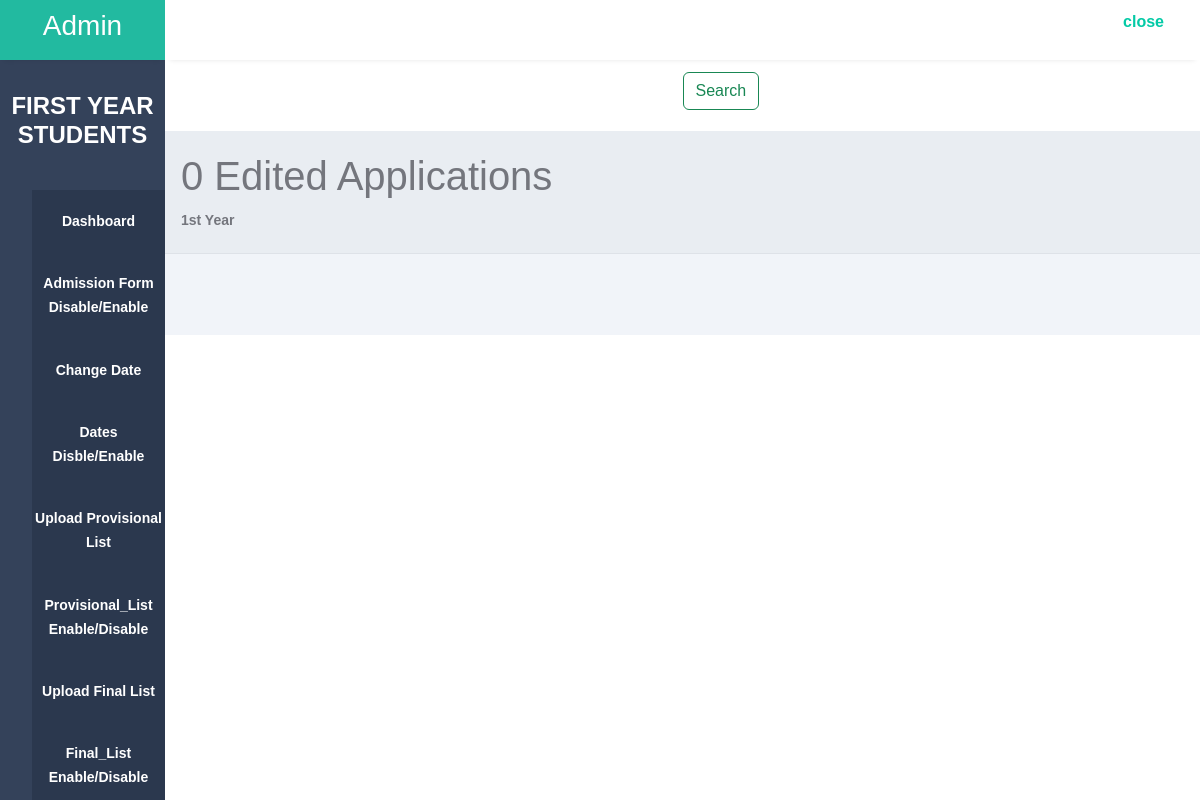
/1stYear_Report/editedapplications/, run on an earlier commit of the app's database.
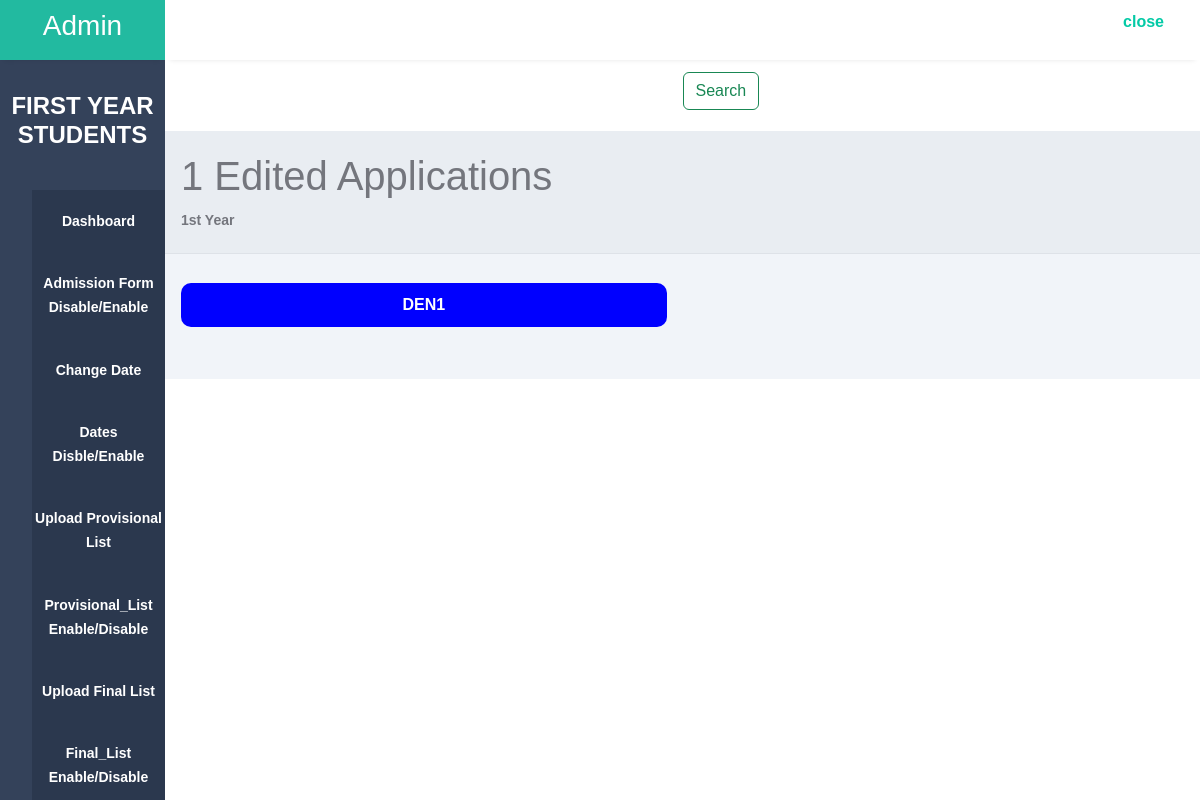
And on a later commit of the database.
### Hostel_Admission/models.py (models this page shows)
class HostelData1(models.Model):
    id = models.AutoField(primary_key=True)
    fno = models.CharField(max_length=255)
    name = models.CharField(max_length=100)
    DOB = models.DateField()
    cast = models.CharField(max_length=10)
    nationality = models.CharField(max_length=10)
    BGroup = models.CharField(max_length=4)
    phone1 = models.IntegerField()
    Address1 = models.CharField(max_length=50)
    Email = models.EmailField(max_length=30)
    Branch = models.CharField(max_length=40)
    mark1 = models.FloatField(default=0)
    outoff1 = models.FloatField(default=0)
    mark2 = models.FloatField(default=0)
    outoff2 = models.FloatField(default=0)
    percentage = models.FloatField()
    Father_name = models.CharField(max_length=100)
    phone2 = models.IntegerField()
    Address2 = models.CharField(max_length=50)
    occupation = models.CharField(max_length=50)
    Enroll = models.CharField(max_length=15)
    Year = models.CharField(max_length=7,default="First")
    SPhoto = models.FileField(upload_to='3signatures/student/',default='file.jpg')
    student_signature = models.FileField(upload_to='signatures/student/',default='file.jpg')
    father_signature = models.FileField(upload_to='signatures/father/',default='file.jpg')
    marksheet1 = models.FileField(upload_to='marksheet/', default='file.pdf')
    Domacile = models.FileField(upload_to='Domacile/', default='file.pdf')
    Allotment = models.FileField(upload_to='Allotment/', default='file.pdf')
    Addmission = models.FileField(upload_to='Addmission/', default='file.pdf')
    Registration  = models.FileField(upload_to='Registration/', default='file.pdf')
    ncl = models.FileField(upload_to='ncl/', default='NA')
    castecert = models.FileField(upload_to='3castecert/',default='NA')
    remark = models.CharField(max_length=200, default='NA')
    status = models.CharField(max_length=200,default='not_verified')
    payment_ss = models.FileField(upload_to='payment/', default='NA')
    trans_id = models.CharField(max_length=255,default=0)
    Backlog = models.CharField(max_length=3,default='NO')

### Hostel_Admission/views.py (the view)
# urls.py: path('1stYear_Report/editedapplications/',views.edited,name="editedapplications"),
def edited(request):
    data = HostelData1.objects.all()
    edited = data.filter(status="edited")
    return render(request, 'Admin_OP/reports/year1applications/edited.html',{"data":edited})

### Hostel_Admission/templates/Admin_OP/reports/year1applications/edited.html (shortened to what this page needs)
<!DOCTYPE html>
<html lang="en">
<head>
    <link rel="stylesheet" href="https://cdn.jsdelivr.net/npm/bootstrap@5.3.1/dist/css/bootstrap.min.css">
    <link rel="stylesheet" href="https://cdn.jsdelivr.net/npm/bootstrap@5.3.1/dist/js/bootstrap.bundle.min.js">
    <link href="https://cdn.jsdelivr.net/npm/bootstrap@5.3.1/dist/css/bootstrap.min.css" rel="stylesheet">
    <link rel="stylesheet" href="https://maxst.icons8.com/vue-static/landings/line-awesome/line-awesome/1.3.0/css/line-awesome.min.css">
</head>
    <link href='https://unpkg.com/boxicons@2.1.4/css/boxicons.min.css' rel='stylesheet'>
<body>
    <div class="sidebar">
        <div class="side-header">
            <h3>A<span>dmin</span></h3>
        </div>
        <div class="side-content">
            <div class="profile">
                <h4 style="font-family: Arial, Helvetica, sans-serif;"><b>FIRST YEAR STUDENTS<b></h4>
            </div>
            <div class="side-menu">
                <ul>
                    <li>
                       <a href="../" class="active">
                            <small>Dashboard</small>
                        </a>
                    </li>
                    <li>
                        <a href="{% url 'close_form1' %}" class="active">
                             <small>Admission Form Disable/Enable</small>
                         </a>
                     </li>
                    <li>
                       <a href="{% url 'up_date1' %}" class="active">
                            <small>Change Date</small>
                        </a>
                    </li>
                    <li>
                        <a href="{% url 'cimp11' %}" class="active">
                             <small>Dates Disble/Enable</small>
                         </a>
                     </li>
                    <li>
                       <a href="{% url 'addplist1' %}" class="active">
                            <small>Upload Provisional List</small>
                        </a>
                    </li>
                    <li>
                        <a href="{% url 'cplist1' %}" class="active">
                             <small> Provisional_List Enable/Disable</small>
                         </a>
                     </li>
                    <li>
                       <a href="{% url 'addflist1' %}" class="active">
                            <small>Upload Final List</small>
                        </a>
                    </li>
                    <li>
                       <a href="{% url 'cflist1' %}" class="active">
                            <small>Final_List Enable/Disable</small>
                        </a>
                    </li>
                </ul>
            </div>
        </div>
    </div>
    <div class="main-content">
        <header>
            <div class="header-content">
                <div class="header-menu">
                    <div class="user">
                        <a href="{url 'admin_log'}">
                            <box-icon type='solid' name='home' class="home"></box-icon ></a>
                        <div><a href="{% url 'logout' %}"><span>close</span></a></div>
                    </div>
                </div>
            </div>
        </header>
        <main>
            <a href="{% url 'search1' %}"><button style="margin-left: 50%;" class="btn btn-outline-success" type="submit">Search</button></a>
            <div class="page-header">
                <h1>{{data|length}} Edited Applications</h1>
                <small>1st Year</small>
            </div>
            <div class="page-content">
                <div class="analytics">
                    {% for form in data %}
                    <a href="{% url 'form_preview2' form.fno %}">{{ form.Enroll }}</a>
                    {% endfor %}
                </div>
            </div>
        </main>
    </div>
</body>
</html>

What changed in the data, as far as the page shows it:
added HostelData1: Enroll "DEN1"
Also different on the page:
{{ data|length }}: "0" → "1"
